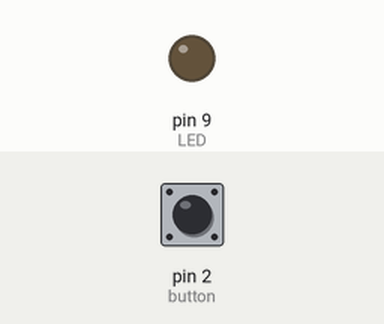
The sketch below on a simulated Arduino Uno, built with avr-gcc and run on an emulated ATmega328P. Shown: output pins drawn as LEDs (lit = HIGH). Inputs (shaded band) come from the test bench; at power-on: pin 2 (button) LOW.

Above: at 1.2 s.
1.3 s: pin 2 (button) pulled HIGH for 0.15 s
At 2.1 s:
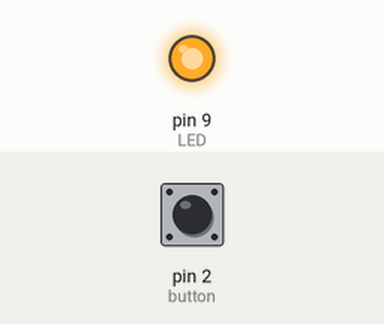
2.9 s: pin 2 (button) pulled HIGH for 1 s
At 3.3 s:
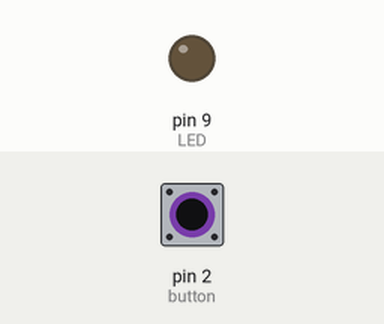
5.4 s: pin 2 (button) pulled HIGH for 3.2 s
At 6.4 s:
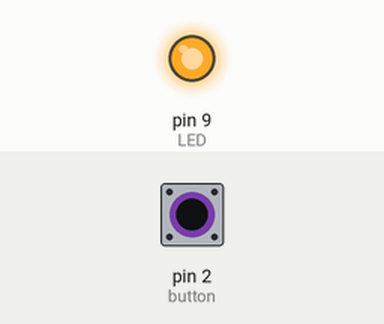
Timing chart, 0 to 8.4 s (numbered marks = the images above; inputs shaded):
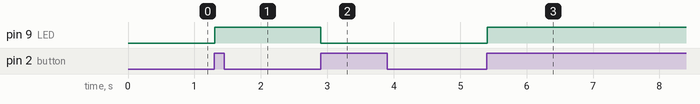

The sketch:

0920_4.ino
```cpp
// page 54
const int LED = 9;
const int button = 2;
boolean lastbutton = LOW;
boolean currentbutton = LOW;
boolean ledOn = false;

void setup() {
  // put your setup code here, to run once:
  pinMode(LED, OUTPUT);
  pinMode(button, INPUT);

}

/*디바운싱 함수 버튼의 이전 상태를 매개변수로 전달하면 디바운싱된 버튼의 현재 상태를 얻을 수 이땅
*/

boolean debounce(boolean last)
{
  boolean current = digitalRead(button);
  if (last != current)
  {
    delay(5);
    current = digitalRead(button);

  }
  return (current);

}
/*
//디바운싱이 없는 함수로 만들어봄. 실행해보면 불안정하기때문에 버튼의 눌림을 제대로 인식하지 못하는걸 관측 가능하다.
boolean debounce(boolean last)
{
  boolean current = digitalRead(button);
  if (last != current)
  {
    current = digitalRead(button);

  }
  return (current);

}
*/


void loop() {
  currentbutton = debounce(lastbutton);
  if (lastbutton == LOW && currentbutton == HIGH)
  {
    ledOn = !ledOn;
  }
  lastbutton = currentbutton;
  digitalWrite(LED, ledOn);

}
```

Measured:
- after the input at 1.3 s, pin 9 (LED): LOW → HIGH at once
- after the input at 2.9 s, pin 9 (LED): HIGH → LOW at once
- after the input at 5.4 s, pin 9 (LED): LOW → HIGH at once
